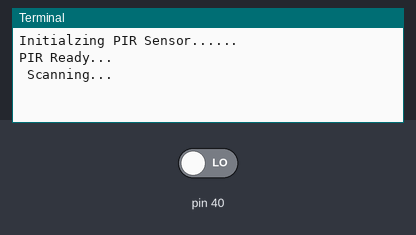
This program was run on a simulated Raspberry Pi (header pin numbers). Shown: the last lines printed to the terminal. The test bench sets the inputs (shaded band); at power-on: pin 40 LOW.

Above: at 2.2 s.
2.3 s: pin 40 driven HIGH
At 3.8 s:
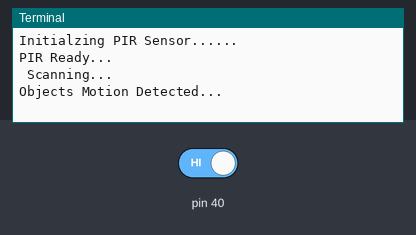
5.3 s: pin 40 driven LOW
At 8.1 s:
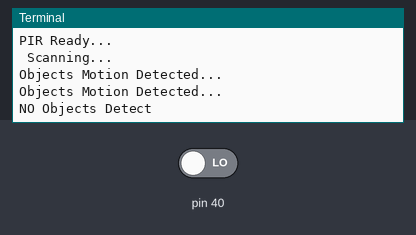

Measured:
- after the input at 2.3 s, the terminal: prints a new line after 0.70 s (image 1)
- after the input at 5.3 s, the terminal: prints a new line after 1.7 s (image 2)

The program:

Program-1.py
```python
#https://github.com/thyagarajank/Raspberry-Pi-IoT-Sensors-Program
import RPi.GPIO as GPIO
import time

GPIO.setmode(GPIO.BOARD)

GPIO.setup(40, GPIO.IN) #PIR

print "Initialzing PIR Sensor......"
time.sleep(1)
print "PIR Ready..."
print " Scanning..."


try:
    #time.sleep(1) # to stabilize sensor
    while True:
	time.sleep(2)
        if(GPIO.input(40)==1):
            print("Objects Motion Detected...")
           # time.sleep(2) #to avoid multiple detection
        #time.sleep(0.1) #loop delay, should be less than detection delay
	else:
	    print("NO Objects Detect")

except:
    GPIO.cleanup()
```
